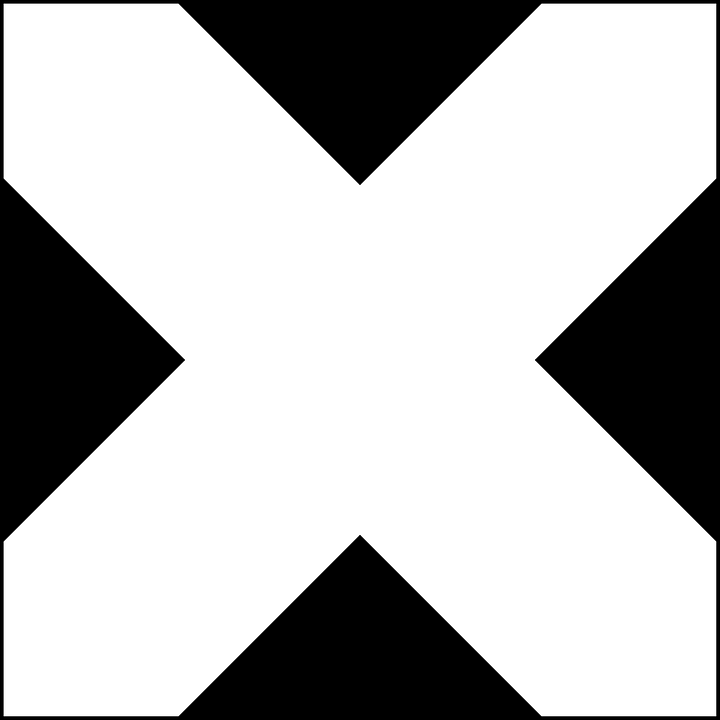
#> input picture PycharmProjects/disserProj/kek.png, 720 x 720 px, found by its file name
$ python test.py
#> lines starting #> are read from the running program, lines starting #| are printed output that depends on the picture; after the words box and inside, x2 and y2 are one past the last pixel; in counts of white or black regions, pixels touching at a corner belong together
from find_rings import *

MARKING_COLOR = np.array([0, 0, 255])

top = np.array(MARKING_COLOR)
bot = np.array(MARKING_COLOR)

# [9 lines left out: function jaccard_metric, not called in this run]

def more_cool_metric(pred, truth):
    # CONNECTED COMPONENTS DETECTION

    connectivity = 8
    output1 = cv.connectedComponentsWithStats(pred, connectivity, cv.CV_32S)
    num_labels1 = output1[0]
    labels1 = output1[1]
    stats1 = output1[2]
    areas1 = stats1[:, cv.CC_STAT_AREA]
    print(areas1)

    output2 = cv.connectedComponentsWithStats(truth, connectivity, cv.CV_32S)
    num_labels2 = output2[0]
    labels2 = output2[1]
    stats2 = output2[2]
    areas2 = stats2[:, cv.CC_STAT_AREA]
    print(areas2)

    N = 0
    N1 = 0
    N2 = 0
    w1 = 1.0
    w2 = 1.0
    w3 = 1.0
    w4 = 1.0
    w5 = 1.0
    w6 = 1.0

    for label in range(1, num_labels1):
        temp = cv.bitwise_and(cv.inRange(labels1, label, label), truth)
        areas = cv.connectedComponentsWithStats(temp)[2][:, cv.CC_STAT_AREA][1:]
        if any(areas >= int(areas1[label] * 0.8)):
            N += 1
        elif areas.shape[0] > 0:
            N1 += 1
        areas = None

    for label in range(1, num_labels2):
        temp = cv.bitwise_and(cv.inRange(labels2, label, label), pred)
        areas = cv.connectedComponentsWithStats(temp)[2][:, cv.CC_STAT_AREA][1:]
        if any(areas >= int(areas2[label] * 0.8)):
            continue
        elif areas.shape[0] > 0:
            N2 += 1
        areas = None

    output1 = None
    output2 = None
    print('N =', N)
    print('N1 =', N1)
    print('N2 =', N2)
    num_labels1 -= 1
    num_labels2 -= 1
    print('num_labels1 =', num_labels1)
    print('num_labels2 =', num_labels2)

    p1 = w1 * (N / num_labels1) + w2 * (N1 / num_labels1) + w3 * (N2 / num_labels1);
    p2 = w4 * (N / num_labels2) + w5 * (N1 / num_labels2) + w6 * (N2 / num_labels2);
    print(p1)
    print(p2)
    Q = (2.0 * p1 * p2) / (p1 + p2)
    print("Q= ", Q)
    return Q

# [39 lines left out: functions caluclate, calc_params1, not called in this run]


#******* FUNCTION MAIN =) *************


imagePath = "papka/AllRings/rings6.png"
truthPath = "papka/AllRings/marked6.png"


start_time = time.time()


# [13 lines of commented-out code are left out]

img1 = cv.imread("kek.png", 0)
#> img1 is the input picture: shape (720, 720); min 0, max 255, mean 185
ret, img1 = cv.threshold(img1, thresh = 50, maxval = 255, type = cv.THRESH_BINARY)
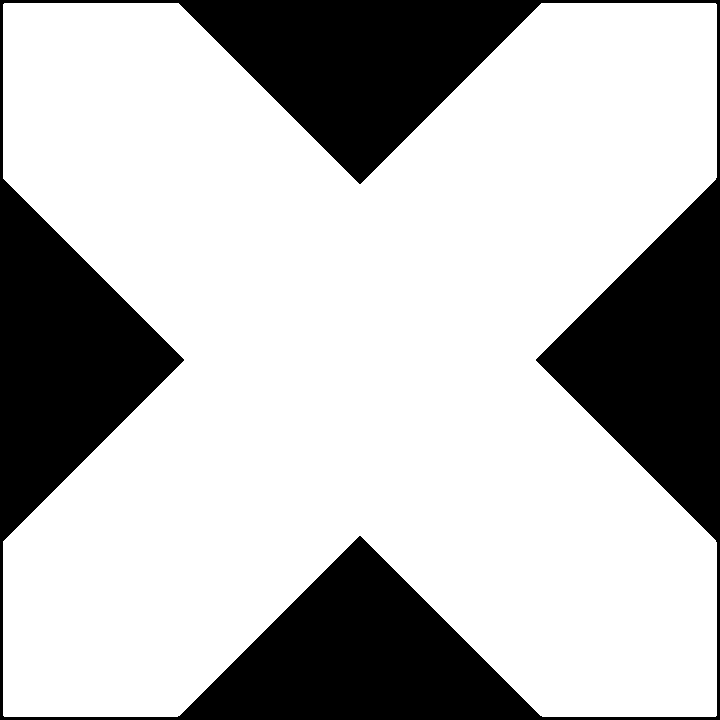
#> img1: shape (720, 720); 72.9% white; 1 black region, box (x1, y1, x2, y2) and area: (0, 0, 720, 720) 140380
img2 = cv.imread("lal.png", 0)
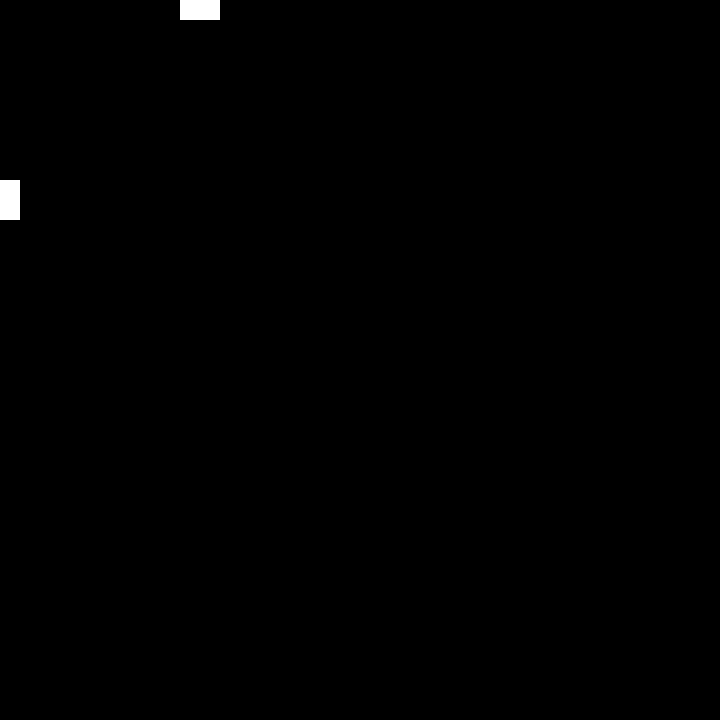
#> input picture PycharmProjects/disserProj/lal.png, 720 x 720 px, found by its file name
#> img2: shape (720, 720); 0.31% white; 2 white regions, box (x1, y1, x2, y2) and area: (180, 0, 220, 20) 800, (0, 180, 20, 220) 800
ret, img2 = cv.threshold(img2, thresh = 50, maxval = 255, type = cv.THRESH_BINARY)


img2 = cv.inRange(img2, -3, -3)
#> img2: shape (720, 720); every value is 0
img2[180:220, 0:20] = 255
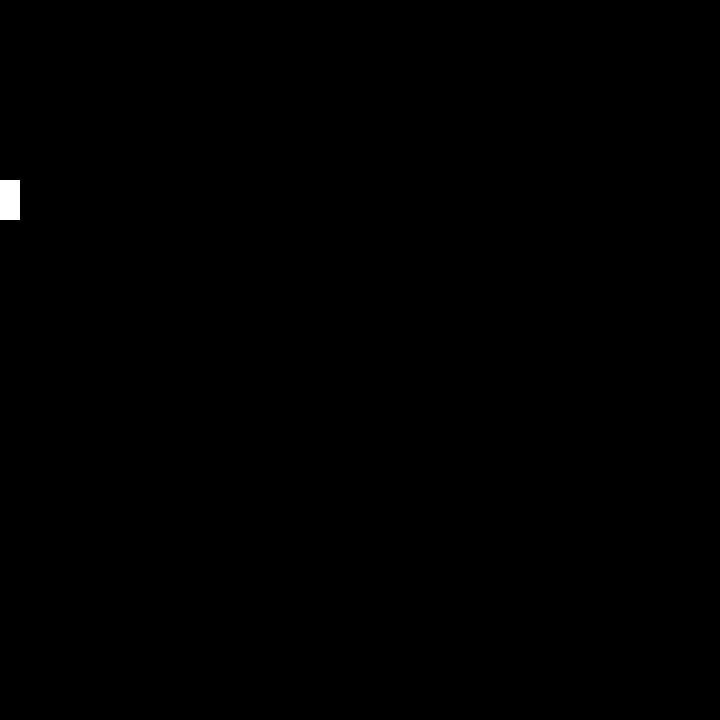
#> img2: shape (720, 720); 0.15% white; 1 white region, box (x1, y1, x2, y2) and area: (0, 180, 20, 220) 800
img2[0:20,180:220] = 255
cv.imwrite("lal.png", img2)


print("result = ", more_cool_metric(img2, img1))
#> in more_cool_metric, `num_labels1 = output1[0]`: num_labels1 = 3
#> in more_cool_metric, `labels1 = output1[1]`: labels1: shape (720, 720) int32; 3 distinct labels, from 0 to 2
#> in more_cool_metric, `stats1 = output1[2]`: stats1 = [[0, 0, 720, 720, 516800], [180, 0, 40, 20, 800], [0, 180, 20, 40, 800]]
#> in more_cool_metric, `areas1 = stats1[:, cv.CC_STAT_AREA]`: areas1 = [516800, 800, 800]
#| [516800    800    800]
#> in more_cool_metric, `num_labels2 = output2[0]`: num_labels2 = 2
#> in more_cool_metric, `stats2 = output2[2]`: stats2 = [[0, 0, 720, 720, 140380], [3, 3, 714, 714, 378020]]
#> in more_cool_metric, `areas2 = stats2[:, cv.CC_STAT_AREA]`: areas2 = [140380, 378020]
#| [140380 378020]
#> the loop in more_cool_metric, `for label in range(1, num_labels1):` made 2 passes
#> pass 1, in more_cool_metric, `temp = cv.bitwise_and(cv.inRange(labels1, label, label), truth)`:
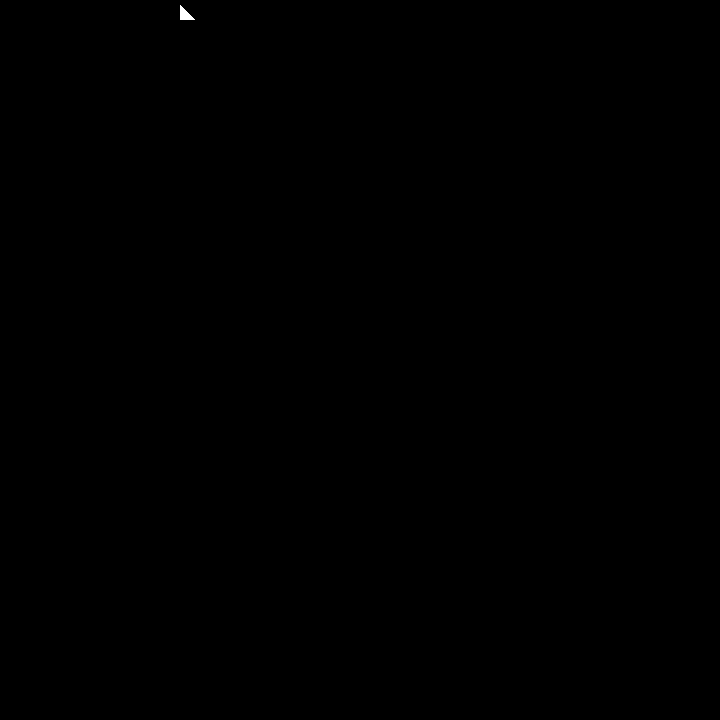
#> temp: shape (720, 720); 0.02% white; 1 white region, box (x1, y1, x2, y2) and area: (180, 5, 195, 20) 120
#> after the loop in more_cool_metric, `for label in range(1, num_labels1):`: N = 0; N1 = 2
#> the loop in more_cool_metric, `for label in range(1, num_labels2):` made 1 pass
#> after the loop in more_cool_metric, `for label in range(1, num_labels2):`: N2 = 1
#| N = 0
#| N1 = 2
#| N2 = 1
#> in more_cool_metric, `num_labels1 -= 1`: num_labels1 = 2
#> in more_cool_metric, `num_labels2 -= 1`: num_labels2 = 1
#| num_labels1 = 2
#| num_labels2 = 1
#> in more_cool_metric, `p1 = w1 * (N / num_labels1) + w2 * (N1 / num_labels1) + w3 * (N2 / num..`: p1 = 1.5
#> in more_cool_metric, `p2 = w4 * (N / num_labels2) + w5 * (N1 / num_labels2) + w6 * (N2 / num..`: p2 = 3
#| 1.5
#| 3.0
#> in more_cool_metric, `Q = (2.0 * p1 * p2) / (p1 + p2)`: Q = 2
#| Q=  2.0
#| result =  2.0

# [6 lines of commented-out code are left out]

print("--- %s seconds ---" % (time.time() - start_time))
